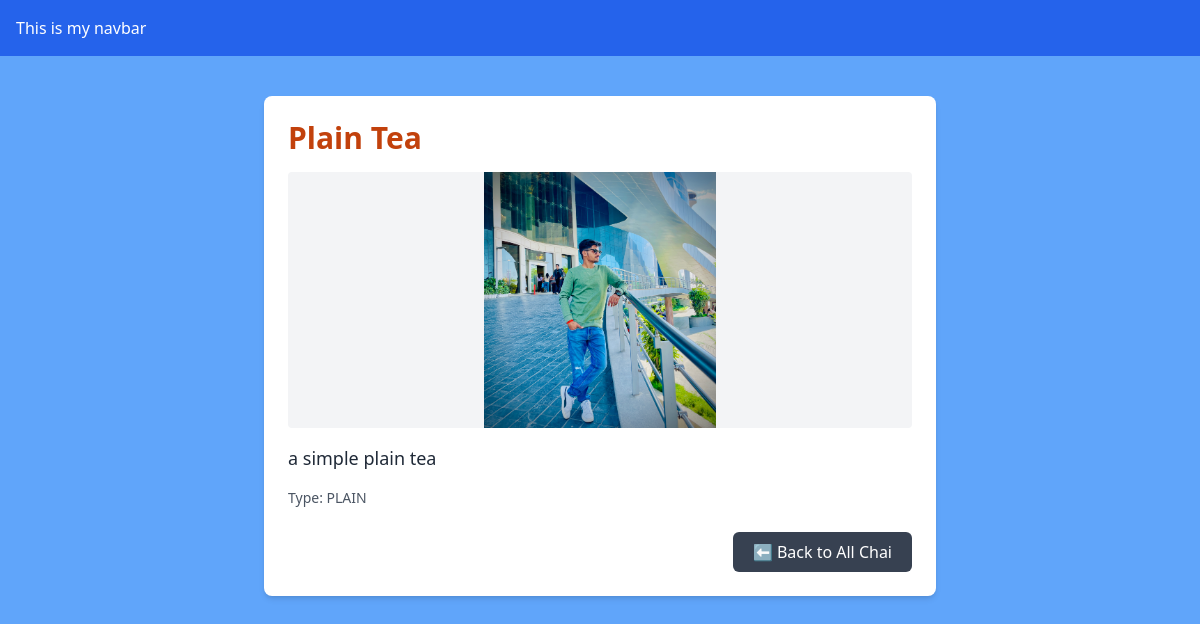
Screenshot of /chai/6/ with the database file from the repository.
### chai/models.py (models this page shows, shortened)
class ChaiVarity(models.Model):
    CHAI_TYPE_CHOICE = [
        ('ML',"MASALA"),
        ('GR',"GINGER"),
        ('KL',"KIWI"),
        ('PL',"PLAIN"),
        ('EL',"ELACHI"),
    ]
    name =models.CharField(max_length=100)
    image = models.ImageField(upload_to="chais/")
    date_added = models.DateTimeField(default=timezone.now)
    type =models.CharField(max_length=2,choices=CHAI_TYPE_CHOICE)
    desc =models.TextField(default='')

### chai/views.py (the view)
# urls.py: path('<int:chai_id>/', views.chai_detail, name='chai_detail'),
def chai_detail(request, chai_id):
    chai = get_object_or_404(ChaiVarity, pk=chai_id)
    return render(request, 'chai/chai_detail.html', {'chai': chai})

### chai/templates/chai/chai_detail.html (shortened to what this page needs)
{% extends "layout.html" %}
{% block content %}
<div class="max-w-2xl mx-auto bg-white shadow-md rounded-lg overflow-hidden mt-6">
    <div class="p-6">
        <h2 class="text-3xl font-bold text-orange-700 mb-4">{{ chai.name }}</h2>
        <img src="{{ chai.image.url }}" alt="{{ chai.name }}" class="w-full h-64 object-contain bg-gray-100 mb-4 rounded">
        <p class="text-gray-800 text-lg mb-4">
            {{ chai.desc }}
        </p>
        <p class="text-sm text-gray-600 mb-6">
            Type: <span class="font-medium">{{ chai.get_type_display }}</span>
        </p>
        <div class="flex justify-end">
            <a href="{% url 'all_chai' %}">
                <button class="bg-gray-700 hover:bg-gray-900 text-white px-5 py-2 rounded-md transition">
                    ⬅️ Back to All Chai
                </button>
            </a>
        </div>
    </div>
</div>
{% endblock %}

### rows the page displays
ChaiVarity: name "Plain Tea", image (picture), desc "a simple plain tea", type "PLAIN"
